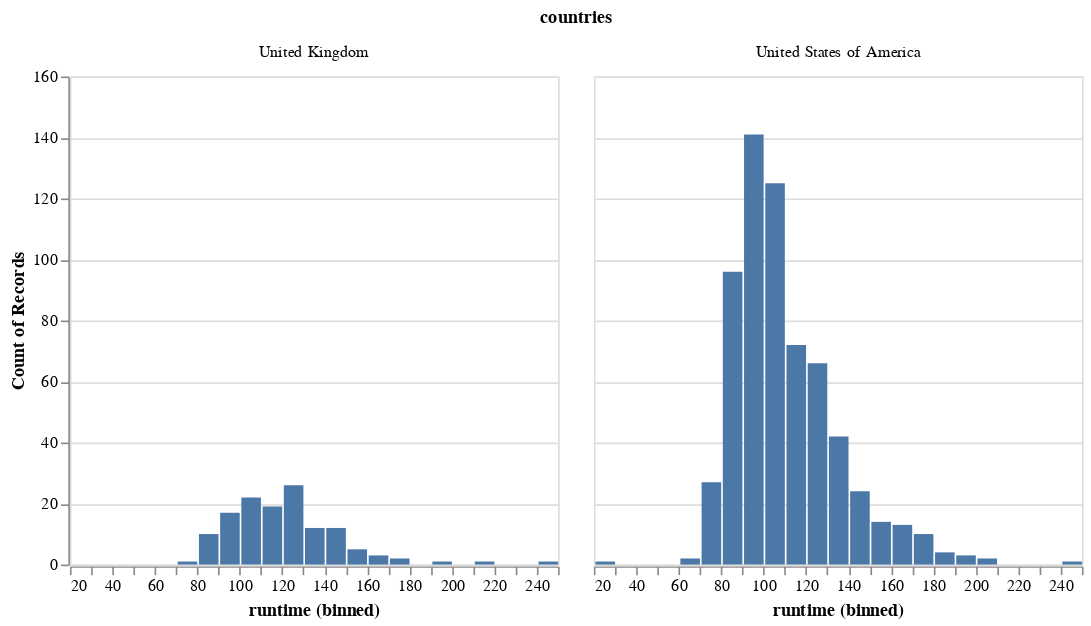

Source (notebook cell):
### Code cell
alt.Chart(boom_countries).mark_bar().encode(
    alt.X('runtime').bin(maxbins=30),
    y='count()'
).facet(
    'countries'
)

### Figure 1 — Vega specification as saved in the notebook (floating-point values rounded to 4 significant figures)
{"$schema": "https://vega.github.io/schema/vega/v5.json", "data": [{"name": "source_0", "values": [{"bin_maxbins_30_runtime": 100.0, "bin_maxbins_30_runtime_end": 110.0, "countries": "United States of America", "__count": 125}, {"bin_maxbins_30_runtime": 140.0, "bin_maxbins_30_runtime_end": 150.0, "countries": "United States of America", "__count": 24}, {"bin_maxbins_30_runtime": 80.0, "bin_maxbins_30_runtime_end": 90.0, "countries": "United States of America", "__count": 96}, {"bin_maxbins_30_runtime": 150.0, "bin_maxbins_30_runtime_end": 160.0, "countries": "United States of America", "__count": 14}, {"bin_maxbins_30_runtime": 110.0, "bin_maxbins_30_runtime_end": 120.0, "countries": "United States of America", "__count": 72}, {"bin_maxbins_30_runtime": 110.0, "bin_maxbins_30_runtime_end": 120.0, "countries": "United Kingdom", "__count": 19}, {"bin_maxbins_30_runtime": 170.0, "bin_maxbins_30_runtime_end": 180.0, "countries": "United States of America", "__count": 10}, {"bin_maxbins_30_runtime": 200.0, "bin_maxbins_30_runtime_end": 210.0, "countries": "United States of America", "__count": 2}, {"bin_maxbins_30_runtime": 130.0, "bin_maxbins_30_runtime_end": 140.0, "countries": "United States of America", "__count": 42}, {"bin_maxbins_30_runtime": 120.0, "bin_maxbins_30_runtime_end": 130.0, "countries": "United Kingdom", "__count": 26}, {"bin_maxbins_30_runtime": 120.0, "bin_maxbins_30_runtime_end": 130.0, "countries": "United States of America", "__count": 66}, {"bin_maxbins_30_runtime": 160.0, "bin_maxbins_30_runtime_end": 170.0, "countries": "United States of America", "__count": 13}, {"bin_maxbins_30_runtime": 140.0, "bin_maxbins_30_runtime_end": 150.0, "countries": "United Kingdom", "__count": 12}, {"bin_maxbins_30_runtime": 190.0, "bin_maxbins_30_runtime_end": 200.0, "countries": "United States of America", "__count": 3}, {"bin_maxbins_30_runtime": 90.0, "bin_maxbins_30_runtime_end": 100.0, "countries": "United States of America", "__count": 141}, {"bin_maxbins_30_runtime": 180.0, "bin_maxbins_30_runtime_end": 190.0, "countries": "United States of America", "__count": 4}, {"bin_maxbins_30_runtime": 80.0, "bin_maxbins_30_runtime_end": 90.0, "countries": "United Kingdom", "__count": 10}, {"bin_maxbins_30_runtime": 150.0, "bin_maxbins_30_runtime_end": 160.0, "countries": "United Kingdom", "__count": 5}, {"bin_maxbins_30_runtime": 160.0, "bin_maxbins_30_runtime_end": 170.0, "countries": "United Kingdom", "__count": 3}, {"bin_maxbins_30_runtime": 130.0, "bin_maxbins_30_runtime_end": 140.0, "countries": "United Kingdom", "__count": 12}, {"bin_maxbins_30_runtime": 90.0, "bin_maxbins_30_runtime_end": 100.0, "countries": "United Kingdom", "__count": 17}, {"bin_maxbins_30_runtime": 190.0, "bin_maxbins_30_runtime_end": 200.0, "countries": "United Kingdom", "__count": 1}, {"bin_maxbins_30_runtime": 210.0, "bin_maxbins_30_runtime_end": 220.0, "countries": "United Kingdom", "__count": 1}, {"bin_maxbins_30_runtime": 100.0, "bin_maxbins_30_runtime_end": 110.0, "countries": "United Kingdom", "__count": 22}, {"bin_maxbins_30_runtime": 170.0, "bin_maxbins_30_runtime_end": 180.0, "countries": "United Kingdom", "__count": 2}, {"bin_maxbins_30_runtime": 70.0, "bin_maxbins_30_runtime_end": 80.0, "countries": "United States of America", "__count": 27}, {"bin_maxbins_30_runtime": 240.0, "bin_maxbins_30_runtime_end": 250.0, "countries": "United Kingdom", "__count": 1}, {"bin_maxbins_30_runtime": 240.0, "bin_maxbins_30_runtime_end": 250.0, "countries": "United States of America", "__count": 1}, {"bin_maxbins_30_runtime": 60.0, "bin_maxbins_30_runtime_end": 70.0, "countries": "United States of America", "__count": 2}, {"bin_maxbins_30_runtime": 70.0, "bin_maxbins_30_runtime_end": 80.0, "countries": "United Kingdom", "__count": 1}, {"bin_maxbins_30_runtime": 20.0, "bin_maxbins_30_runtime_end": 30.0, "countries": "United States of America", "__count": 1}]}, {"name": "facet_domain"}, {"name": "facet_domain_row", "values": [{"data": 0.0}]}, {"name": "facet_domain_column", "values": [{"data": 0.0}, {"data": 1.0}]}, {"name": "source_0_y_domain___count", "values": [{"min": 1, "max": 141}]}], "signals": [{"name": "child_bin_maxbins_30_runtime_bins", "value": {"fields": ["runtime"], "fname": "bin_runtime", "start": 20.0, "step": 10.0, "stop": 250.0}}, {"name": "child_width", "value": 300}, {"name": "child_height", "value": 300}], "marks": [{"type": "group", "name": "facet-title", "title": {"text": "countries", "style": "guide-title", "offset": 10}, "role": "column-title"}, {"type": "group", "name": "row_header", "from": {"data": "facet_domain_row"}, "encode": {"update": {"height": {"signal": "child_height"}}}, "axes": [{"scale": "y", "grid": false, "zindex": 0, "tickCount": {"signal": "ceil(child_height/40)"}, "title": "Count of Records", "labelOverlap": true, "orient": "left"}], "role": "row-header"}, {"type": "group", "name": "column_footer", "from": {"data": "facet_domain_column"}, "encode": {"update": {"width": {"signal": "child_width"}}}, "axes": [{"scale": "x", "orient": "bottom", "grid": false, "title": "runtime (binned)", "labelOverlap": true, "labelFlush": true, "tickCount": {"signal": "ceil(child_width/10)"}, "zindex": 0}], "role": "column-footer"}, {"type": "group", "name": "cell", "from": {"facet": {"data": "source_0", "name": "facet", "groupby": ["countries"]}}, "sort": {"field": ["datum[\"countries\"]"], "order": ["ascending"]}, "encode": {"update": {"width": {"signal": "child_width"}, "height": {"signal": "child_height"}}}, "marks": [{"type": "rect", "name": "child_marks", "from": {"data": "facet"}, "encode": {"update": {"y2": {"value": 0, "scale": "y"}, "x2": {"field": "bin_maxbins_30_runtime", "scale": "x", "offset": {"signal": "0.5 + (abs(scale(\"x\", datum[\"bin_maxbins_30_runtime_end\"]) - scale(\"x\", datum[\"bin_maxbins_30_runtime\"])) < 0.25 ? -0.5 * (0.25 - (abs(scale(\"x\", datum[\"bin_maxbins_30_runtime_end\"]) - scale(\"x\", datum[\"bin_maxbins_30_runtime\"])))) : 0.5)"}}, "fill": {"value": "#4c78a8"}, "x": {"field": "bin_maxbins_30_runtime_end", "scale": "x", "offset": {"signal": "0.5 + (abs(scale(\"x\", datum[\"bin_maxbins_30_runtime_end\"]) - scale(\"x\", datum[\"bin_maxbins_30_runtime\"])) < 0.25 ? 0.5 * (0.25 - (abs(scale(\"x\", datum[\"bin_maxbins_30_runtime_end\"]) - scale(\"x\", datum[\"bin_maxbins_30_runtime\"])))) : -0.5)"}}, "y": {"field": "__count", "scale": "y"}}}, "style": ["bar"]}], "axes": [{"scale": "y", "labels": false, "domain": false, "grid": true, "zindex": 0, "aria": false, "gridScale": "x", "tickCount": {"signal": "ceil(child_height/40)"}, "minExtent": 0, "ticks": false, "orient": "left", "maxExtent": 0}], "title": {"text": {"signal": "isValid(parent[\"countries\"]) ? parent[\"countries\"] : \"\"+parent[\"countries\"]"}, "offset": 10, "style": "guide-label", "frame": "group"}, "style": "cell"}], "scales": [{"name": "x", "type": "linear", "domain": {"signal": "[child_bin_maxbins_30_runtime_bins.start, child_bin_maxbins_30_runtime_bins.stop]"}, "range": [0, {"signal": "child_width"}], "bins": {"signal": "child_bin_maxbins_30_runtime_bins"}, "zero": false}, {"name": "y", "type": "linear", "domain": [{"signal": "(data(\"source_0_y_domain___count\")[0] || {}).min"}, {"signal": "(data(\"source_0_y_domain___count\")[0] || {}).max"}], "range": [{"signal": "child_height"}, 0], "nice": true, "zero": true}], "layout": {"padding": 20, "bounds": "full", "align": "all"}, "padding": 5, "background": "white"}
